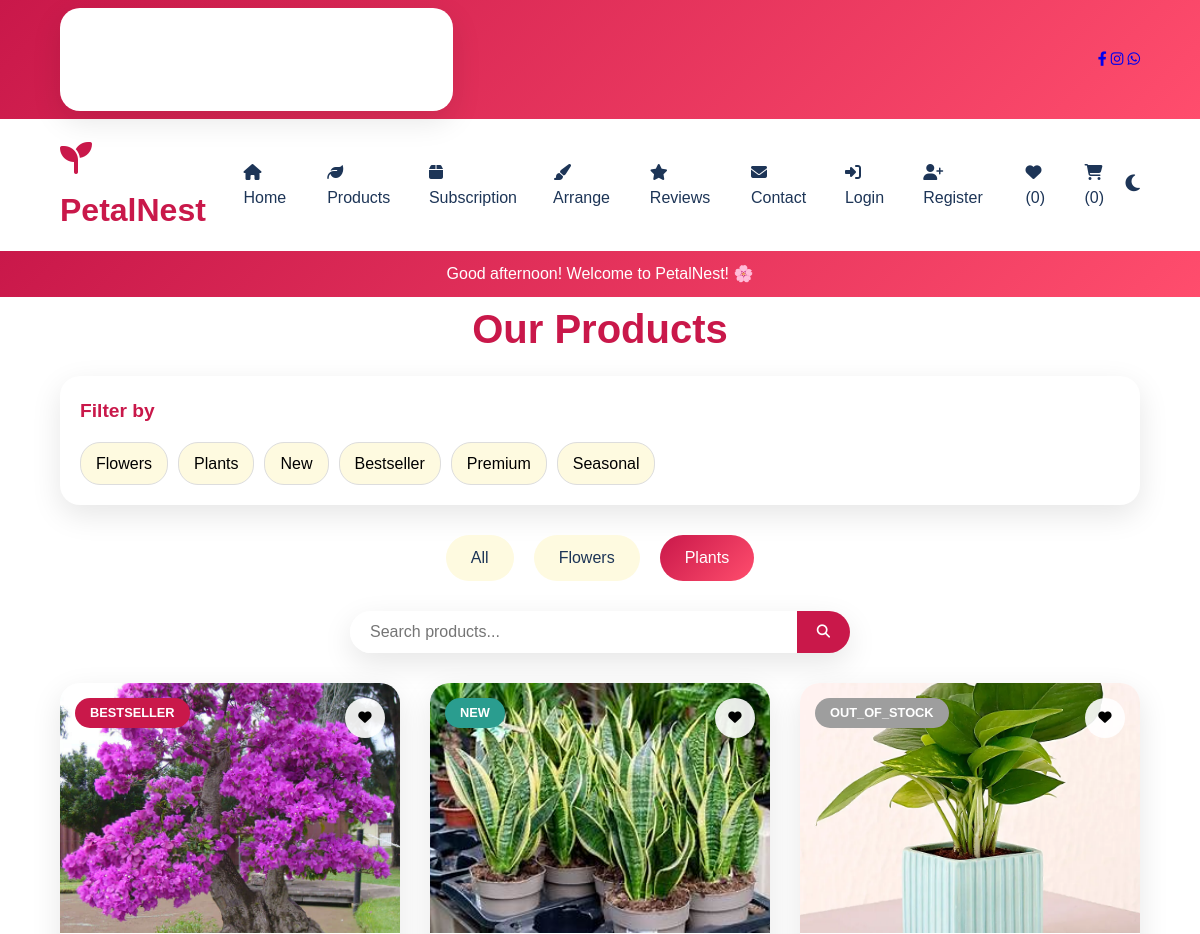
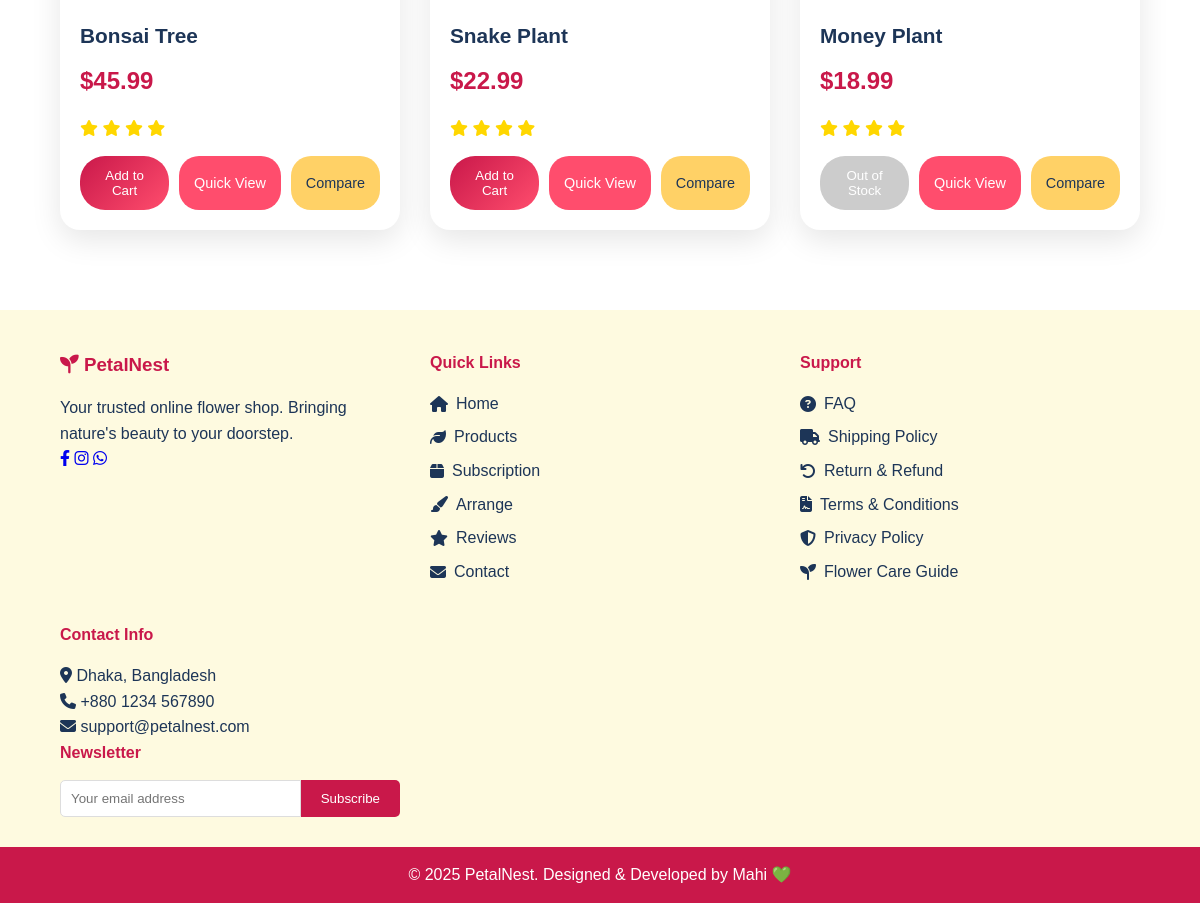
The page /products.php?category=plant on the database its author committed (2 pictures, top to bottom).
### tables this page shows
CREATE TABLE `products` (
  `id` int(11) NOT NULL,
  `name` varchar(100) NOT NULL,
  `description` text DEFAULT NULL,
  `price` decimal(10,2) NOT NULL,
  `stock` int(11) DEFAULT 1,
  `image` varchar(255) DEFAULT NULL,
  `category` enum('flower','plant') NOT NULL,
  `badge` enum('new','seasonal','bestseller','out_of_stock','premium','') DEFAULT NULL,
  `tips` text DEFAULT NULL,
  `rating` decimal(3,2) DEFAULT 0.00,
  `discount_percent` decimal(5,2) DEFAULT 0.00,
  `featured` tinyint(1) DEFAULT 0,
  `created_at` timestamp NOT NULL DEFAULT current_timestamp()
);

### products.php (the view, shortened to what this page needs)
<?php
include 'includes/header.php';
include_once 'includes/functions.php';
$category = $_GET['category'] ?? 'all';
$search = trim($_GET['search'] ?? '');
$sql = "SELECT * FROM products WHERE 1";
if ($category !== 'all') {
    $sql .= " AND category = '$category'";
}
$sql .= " ORDER BY created_at DESC";
$res = $conn->query($sql);
?>
<section class="products-section">
    <div class="container">
        <h2 class="section-title">Our Products</h2>
        <div class="filter-section">
            <h3 class="filter-title">Filter by</h3>
            <div class="filter-options">
                <div class="filter-option" data-filter="flower">Flowers</div>
                <div class="filter-option" data-filter="plant">Plants</div>
                <div class="filter-option" data-filter="new">New</div>
                <div class="filter-option" data-filter="bestseller">Bestseller</div>
                <div class="filter-option" data-filter="premium">Premium</div>
                <div class="filter-option" data-filter="seasonal">Seasonal</div>
            </div>
        </div>
        <div class="category-tabs">
            <a href="products.php?category=all" class="category-tab <?= $category === 'all' ? 'active' : '' ?>">All</a>
            <a href="products.php?category=flower" class="category-tab <?= $category === 'flower' ? 'active' : '' ?>">Flowers</a>
            <a href="products.php?category=plant" class="category-tab <?= $category === 'plant' ? 'active' : '' ?>">Plants</a>
        </div>
        <div class="search-bar">
            <form method="GET">
                <input type="text" name="search" placeholder="Search products..." value="<?= htmlspecialchars($search) ?>">
                <button type="submit"><i class="fas fa-search"></i></button>
            </form>
        </div>
        <div class="products-grid">
            <?php while ($p = $res->fetch_assoc()): ?>
            <div class="product-card" data-category="<?= $p['category'] ?>" data-badge="<?= $p['badge'] ?>">
                <div class="product-image">
                    <img src="<?= htmlspecialchars($p['image']) ?>" alt="<?= htmlspecialchars($p['name']) ?>">
                    <?php if ($p['badge']): ?>
                        <span class="product-badge badge-<?= $p['badge'] ?>"><?= $p['badge'] ?></span>
                    <?php endif; ?>
                    <button class="wishlist-btn" data-id="<?= $p['id'] ?>">
                        <i class="fas fa-heart"></i>
                    </button>
                </div>
                <div class="product-info">
                    <h3 class="product-name"><?= htmlspecialchars($p['name']) ?></h3>
                    <div class="product-price">$<?= number_format($p['price'], 2) ?></div>
                    <div class="product-rating">
                        <?php for ($i = 1; $i <= 5; $i++): ?>
                            <i class="fas fa-star<?= $i <= $p['rating'] ? '' : '-o' ?>"></i>
                        <?php endfor; ?>
                    </div>
                    <div class="product-actions">
                        <?php if ($p['stock'] > 0): ?>
                            <button class="btn-add-cart" data-id="<?= $p['id'] ?>">Add to Cart</button>
                        <?php else: ?>
                            <button class="btn-add-cart" disabled>Out of Stock</button>
                        <?php endif; ?>
                        <button class="quick-view-btn" data-id="<?= $p['id'] ?>">Quick View</button>
                        <button class="compare-btn" data-id="<?= $p['id'] ?>" data-name="<?= htmlspecialchars($p['name']) ?>" data-price="<?= $p['price'] ?>" data-image="<?= htmlspecialchars($p['image']) ?>">Compare</button>
                    </div>
                </div>
            </div>
            <?php endwhile; ?>
        </div>
    </div>
</section>
<?php include 'includes/footer.php'; ?>

### assets/css/style.css (style rules this page uses)
:root { --primary: #c9184a; --secondary: #ff4d6d; --accent: #ffd166; --dark: #1d3557; --light: #fefae0; --success: #2a9d8f; --warning: #e76f51; --gradient: linear-gradient(135deg, var(--primary), var(--secondary)); --shadow: 0 10px 30px rgba(0,0,0,0.1); --transition: all 0.3s cubic-bezier(0.175, 0.885, 0.32, 1.275); }
* { margin: 0; padding: 0; box-sizing: border-box; scroll-behavior: smooth; }
body { font-family: 'Poppins', sans-serif; background: var(--bg); color: var(--text); line-height: 1.6; overflow-x: hidden; }
.container { width: 90%; max-width: 1200px; margin: 0 auto; }
.section-title { text-align: center; font-size: 2.5em; color: var(--primary); margin-bottom: 15px; }
.product-card { background: white; border-radius: 20px; box-shadow: var(--shadow); overflow: hidden; transition: var(--transition); position: relative; }
.product-image { position: relative; height: 250px; overflow: hidden; }
.product-image img { width: 100%; height: 100%; object-fit: cover; transition: transform 0.5s; }
.product-badge { position: absolute; top: 15px; left: 15px; padding: 5px 15px; border-radius: 20px; font-size: 0.8em; font-weight: bold; text-transform: uppercase; z-index: 2; }
.badge-new { background: var(--success); color: white; }
.badge-bestseller { background: var(--primary); color: white; }
.badge-out_of_stock { background: #9E9E9E; color: white; }
.wishlist-btn { position: absolute; top: 15px; right: 15px; background: rgba(255,255,255,0.9); border: none; width: 40px; height: 40px; border-radius: 50%; cursor: pointer; transition: all 0.3s; display: flex; align-items: center; justify-content: center; z-index: 2; }
.product-info { padding: 20px; }
.product-name { font-size: 1.3em; color: var(--dark); margin-bottom: 10px; }
.product-price { font-size: 1.5em; color: var(--primary); font-weight: bold; margin-bottom: 15px; }
.product-rating { margin-bottom: 15px; }
.product-rating i { color: #FFD700; }
.product-actions { display: flex; gap: 10px; }
.btn-add-cart { flex: 1; background: var(--gradient); color: white; border: none; padding: 12px; border-radius: 25px; cursor: pointer; transition: all 0.3s; font-weight: 500; }
.btn-add-cart:disabled { background: #ccc; cursor: not-allowed; }
.quick-view-btn { background: var(--secondary); color: white; border: none; padding: 8px 15px; border-radius: 20px; cursor: pointer; font-size: 0.9em; transition: all 0.3s; }
.compare-btn { background: var(--accent); color: var(--dark); border: none; padding: 8px 15px; border-radius: 20px; cursor: pointer; font-size: 0.9em; transition: all 0.3s; }
.filter-section { background: white; border-radius: 20px; padding: 20px; box-shadow: var(--shadow); margin-bottom: 30px; }
.filter-title { font-size: 1.2rem; font-weight: bold; margin-bottom: 15px; color: var(--primary); }
.filter-options { display: flex; flex-wrap: wrap; gap: 10px; }
.filter-option { background: var(--light); border: 1px solid #ddd; border-radius: 20px; padding: 8px 15px; cursor: pointer; transition: var(--transition); }
.category-tabs { display: flex; justify-content: center; gap: 20px; margin-bottom: 30px; }
.category-tab { padding: 10px 25px; background: var(--light); border: none; border-radius: 25px; cursor: pointer; transition: var(--transition); font-weight: 500; text-decoration: none; color: var(--dark); }
.category-tab.active, .category-tab:hover { background: var(--gradient); color: white; }
.search-bar { max-width: 500px; margin: 0 auto 30px; }
.search-bar form { display: flex; border-radius: 25px; overflow: hidden; box-shadow: var(--shadow); }
.search-bar input { flex: 1; border: none; padding: 12px 20px; font-size: 1em; }
.search-bar button { background: var(--primary); color: white; border: none; padding: 0 20px; cursor: pointer; }
.products-grid { display: grid; grid-template-columns: repeat(auto-fit, minmax(300px, 1fr)); gap: 30px; }

### rows shown on the page
products: image (picture), badge "BESTSELLER", name "Bonsai Tree", price "45.99"
products: image (picture), badge "NEW", name "Snake Plant", price "22.99"
products: image (picture), badge "OUT_OF_STOCK", name "Money Plant", price "18.99", stock "Out of Stock"

### other values the page prints
wishlist_count() "0"
cart_count() "0"
